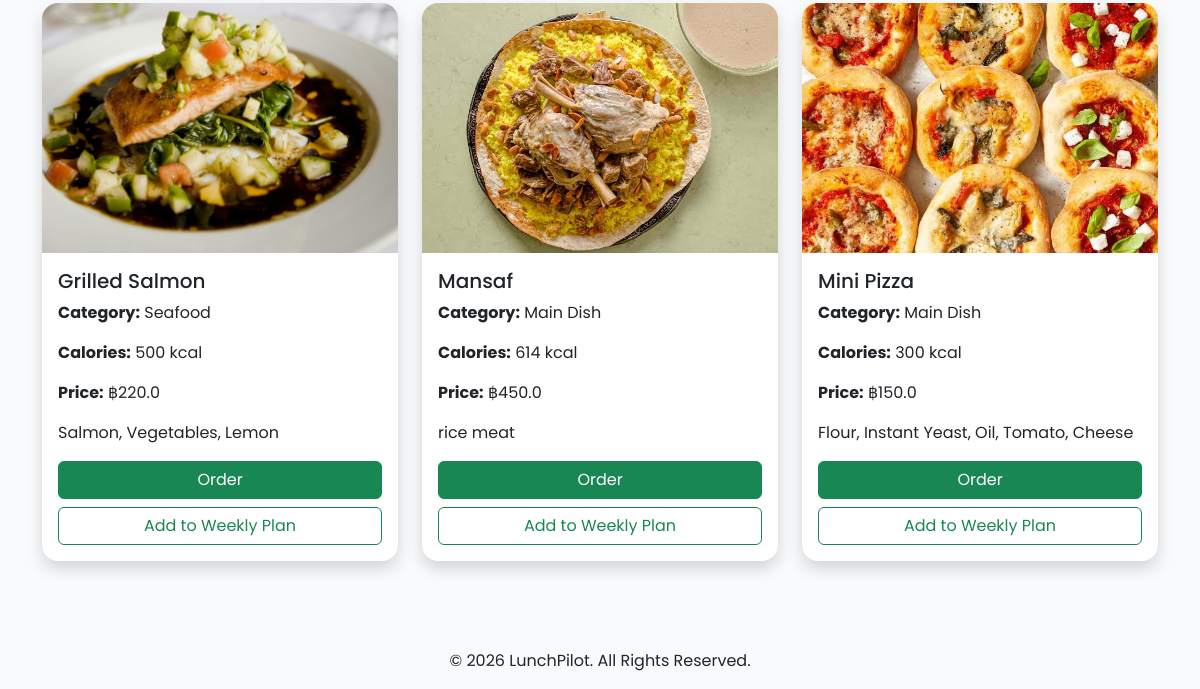
The app's page /meals (lower part), older data.
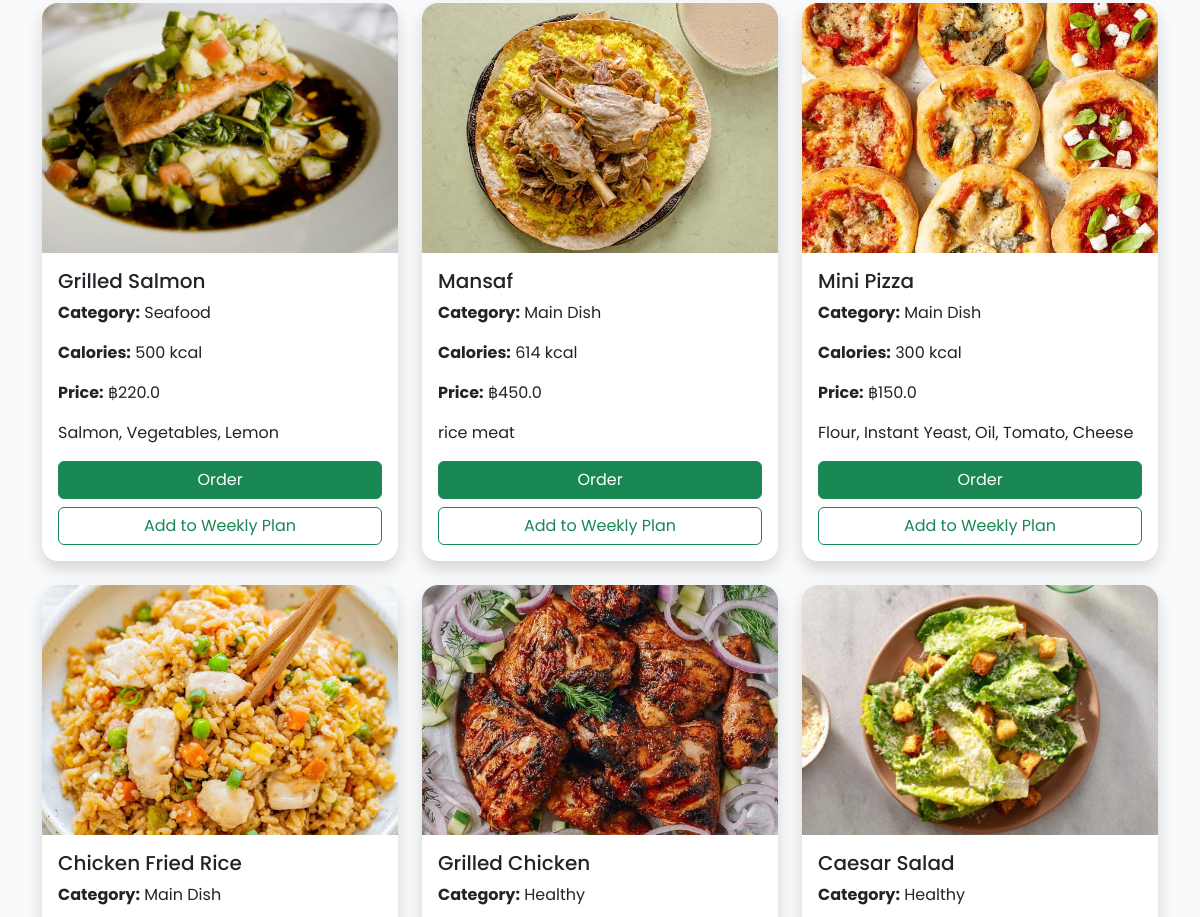
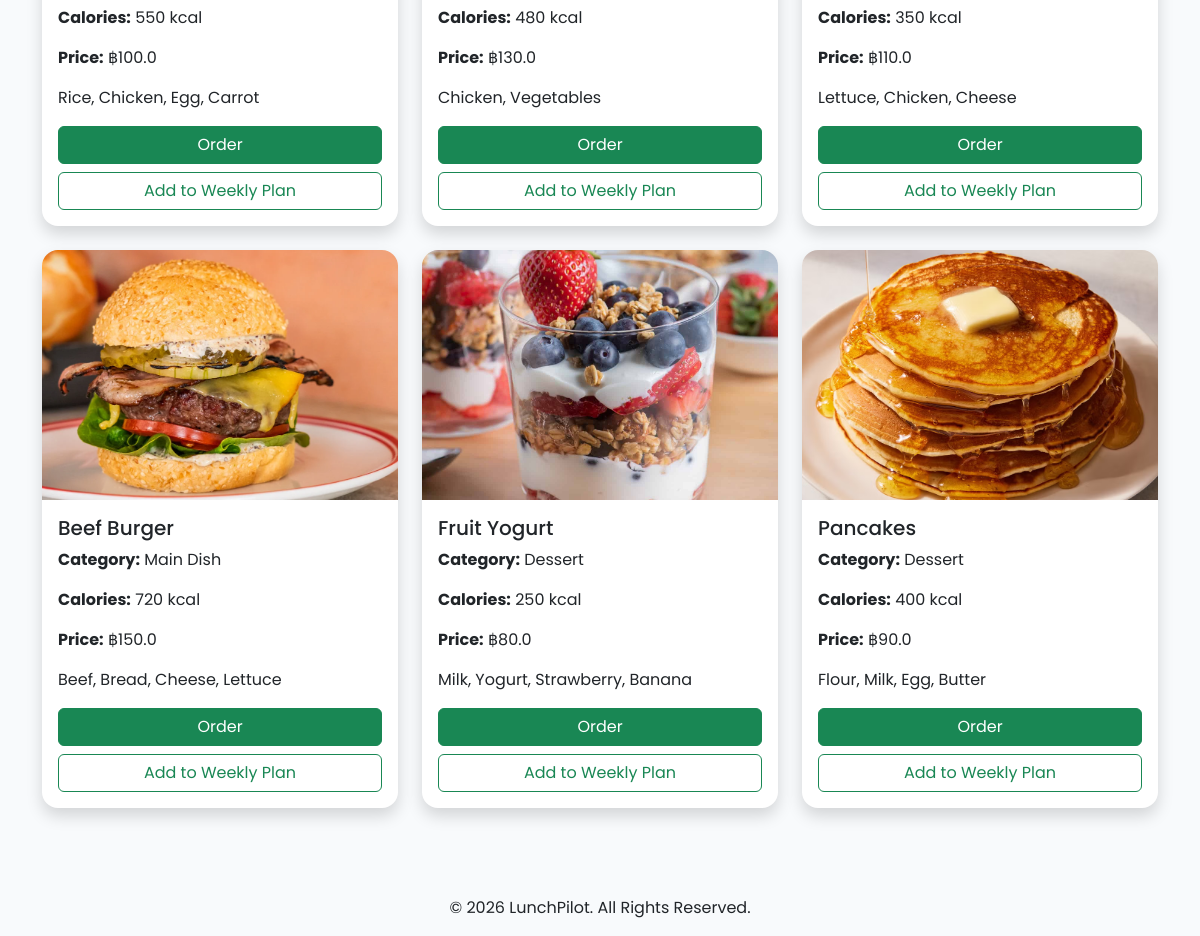
The same page, newer data (2 pictures, top to bottom).
### tables this page shows
CREATE TABLE meals(

        id INTEGER PRIMARY KEY AUTOINCREMENT,

        meal_name TEXT NOT NULL,

        category TEXT NOT NULL,

        calories INTEGER NOT NULL,

        price REAL NOT NULL,

        ingredients TEXT,

        image TEXT

    );

### routes/meals.py (the view)
@meals.route("/meals")
def meals_page():
    connection = get_connection()
    cursor = connection.cursor()
    cursor.execute("""
        SELECT *
        FROM meals
        ORDER BY id ASC
    """)
    all_meals = cursor.fetchall()
    allergy = get_user_allergy()
    meals_list = []
    for meal in all_meals:
        safe = is_meal_safe(
            meal[5],
            allergy
        )
        meals_list.append({
            "id": meal[0],
            "meal_name": meal[1],
            "category": meal[2],
            "calories": meal[3],
            "price": meal[4],
            "ingredients": meal[5],
            "image": meal[6],
            "safe": safe
        })
    connection.close()
    return render_template(
        "meals.html",
        meals=meals_list,
        allergy=allergy
    )

### database.py (called while the page is built)
def get_connection():
    return sqlite3.connect(DATABASE)

### routes/helpers.py (called while the page is built, shortened)
def is_meal_safe(ingredients, allergy):
    if not allergy:
        return True

def get_user_allergy():
    from flask import session
    user_id = session.get("user_id")
    if not user_id:
        return ""

### templates/meals.html (shortened to what this page needs)
{% extends "base.html" %}
{% block content %}
<div class="container py-5">
    <div class="row">
        {% for meal in meals %}
        <div class="col-md-4 mb-4">
            <div class="card shadow h-100 border-0 rounded-4">
                <img
                    src="{{ url_for('static', filename='images/' + meal.image) }}"
                    class="card-img-top"
                    alt="{{ meal.meal_name }}"
                    style="height:250px; object-fit:cover; border-top-left-radius:16px; border-top-right-radius:16px;">
                <div class="card-body">
                    <h5 class="card-title">
                        {{ meal.meal_name }}
                    </h5>
                    <p>
                        <strong>Category:</strong>
                        {{ meal.category }}
                    </p>
                    <p>
                        <strong>Calories:</strong>
                        {{ meal.calories }} kcal
                    </p>
                    <p>
                        <strong>Price:</strong>
                        ฿{{ meal.price }}
                    </p>
                    <p>
                        {{ meal.ingredients }}
                    </p>
                    <div class="d-grid gap-2">
                       <a href="/order/{{ meal.id }}"
                          class="btn btn-success order-btn"
                          data-meal-name="{{ meal.meal_name }}">
                          Order
                         </a>
                       <a href="/weekly-planner?meal_id={{ meal.id }}"
                          class="btn btn-outline-success">
                          Add to Weekly Plan
                         </a>
                    </div>
                </div>
            </div>
        </div>
        {% endfor %}
    </div>
</div>
{% endblock %}

### templates/base.html (shortened to what this page needs)
<!DOCTYPE html>
<html lang="en">
<head>
    <link href="https://cdn.jsdelivr.net/npm/bootstrap@5.3.7/dist/css/bootstrap.min.css"
          rel="stylesheet">
    <link rel="stylesheet"
          href="{{ url_for('static', filename='css/style.css') }}">
    <link rel="stylesheet"
        href="https://cdn.jsdelivr.net/npm/bootstrap-icons@1.11.3/font/bootstrap-icons.min.css">
</head>
<body>
    <main>
        {% block content %}
        {% endblock %}
    </main>
    <footer class="text-center py-3">
        <p class="mb-0">
            © 2026 LunchPilot. All Rights Reserved.
        </p>
    </footer>
</body>
</html>

### static/css/style.css (style rules this page uses)
body { font-family: 'Poppins', sans-serif; background-color: #f8fafc; color: #212529; margin: 0; padding: 0; }

Row changes from the older to the newer data that the page shows:
added meals: image (picture), meal_name "Chicken Fried Rice", category "Main Dish", calories "550", price "100.0", ingredients "Rice, Chicken, Egg, Carrot"
added meals: image (picture), meal_name "Grilled Chicken", category "Healthy", calories "480", price "130.0", ingredients "Chicken, Vegetables"
added meals: image (picture), meal_name "Caesar Salad", category "Healthy", calories "350", price "110.0", ingredients "Lettuce, Chicken, Cheese"
added meals: image (picture), meal_name "Beef Burger", category "Main Dish", calories "720", price "150.0", ingredients "Beef, Bread, Cheese, Lettuce"
added meals: image (picture), meal_name "Fruit Yogurt", category "Dessert", calories "250", price "80.0", ingredients "Milk, Yogurt, Strawberry, Banana"
added meals: image (picture), meal_name "Pancakes", category "Dessert", calories "400", price "90.0", ingredients "Flour, Milk, Egg, Butter"
